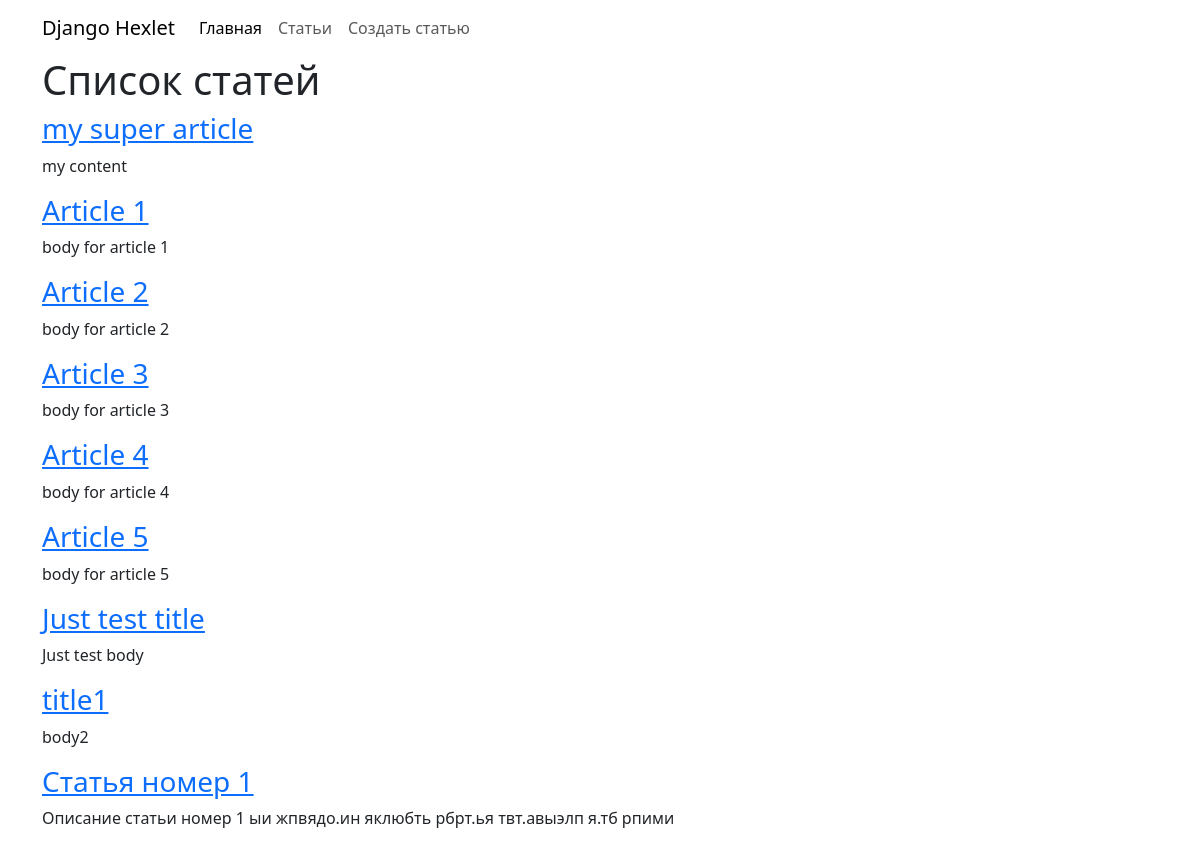
/articles/, run on an earlier commit of the app's database.
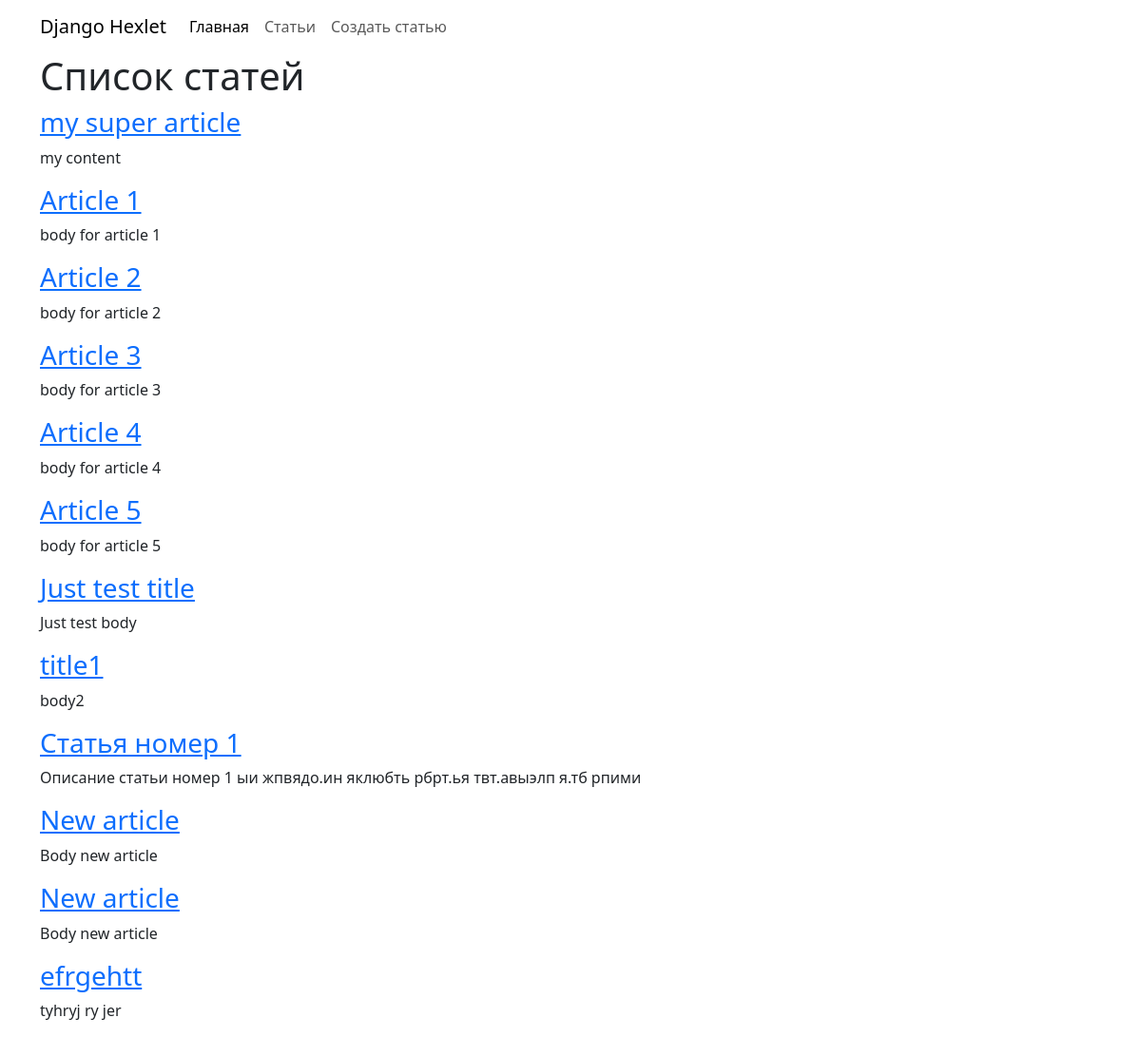
And on a later commit of the database.
### hexlet_django_blog/article/models.py (models this page shows, shortened)
class Article(models.Model):
    name = models.CharField(max_length=200)
    body = models.TextField()
    created_at = models.DateTimeField(auto_now_add=True)
    updated_at = models.DateTimeField(auto_now=True)

### hexlet_django_blog/article/views.py (the view)
# urls.py: path("", IndexView.as_view(), name="articles"),
class IndexView(View):
    def get(self, request, *args, **kwargs):
        articles = Article.objects.all()[:15]
        return render(request, "articles/index.html", context={"articles": articles})

### hexlet_django_blog/templates/articles/index.html (shortened to what this page needs)
{% extends "base.html" %}
{% block content %}
    <h1>Список статей</h1>
    {% for article in articles %}
        <h3>
            <a href="{% url 'article' article.id %}">{{ article.name }}</a>
        </h3>
        <p>{{ article.body|slice:":200" }}</p>
    {% endfor %}
{% endblock %}

What changed in the data, as far as the page shows it:
added Article: name "New article", body "Body new article"
added Article: name "New article", body "Body new article"
added Article: name "efrgehtt", body "tyhryj ry jer"
